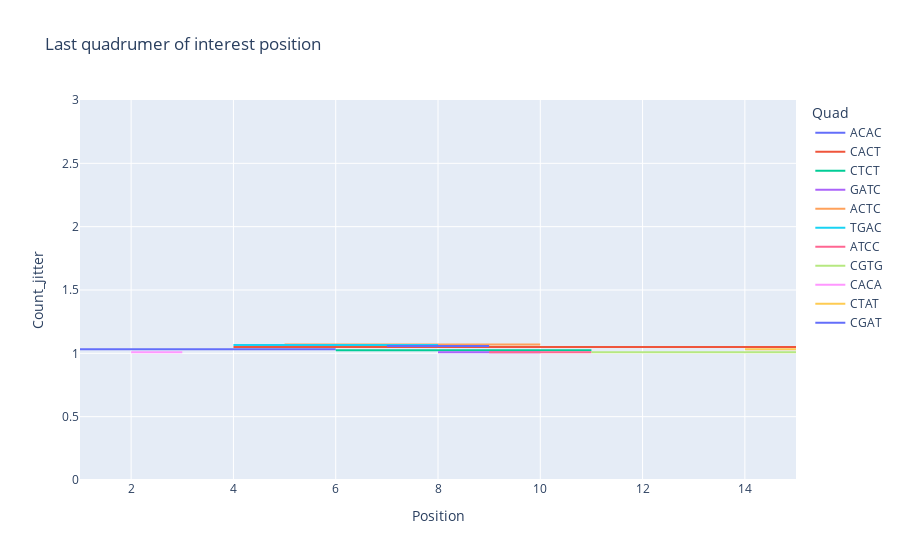

The notebook cell saved with this chart:
### Code cell
last_position = pd.DataFrame()
for seq in last_5['Sequence']:
    last_position = last_position.append(quadrumer_with_position(seq),ignore_index=True)

for i in last_5_quadrumers_of_interest['Quad']:
    temp = last_position[last_position['Quadrumer']==i]
    temp_plot = temp['Position'].value_counts().to_frame().reset_index().rename(columns={'Position':'Count','index':'Position'})
    temp_plot['Count_jitter'] = temp_plot['Count'] + np.random.random_sample()*0.08
    sns.lineplot(x='Position',y='Count_jitter',data=temp_plot, label=i, marker="o")
plt.title('last quadrumer of interest position');


last_position_plot = pd.DataFrame()

for i in last_5_quadrumers_of_interest['Quad']:
    temp = last_position[last_position['Quadrumer']==i]
    temp_plot = temp['Position'].value_counts().to_frame().reset_index().rename(columns={'Position':'Count','index':'Position'}).sort_values('Position')
    temp_plot['Count_jitter'] = temp_plot['Count'] + np.random.random_sample()*0.08
    temp_plot['Quad'] = [i for x in range(len(temp_plot))]
    last_position_plot = last_position_plot.append(temp_plot)
    
fig = px.line(last_position_plot, x="Position", y="Count_jitter",color='Quad',title='Last quadrumer of interest position')
fig.update_layout(yaxis_range=[0,3])
fig.show()

### Figure 1 — Plotly figure (JSON) as saved in the notebook; plotly's stock layout.template omitted (floating-point values rounded to 4 significant figures)
{"data": [{"hovertemplate": "Quad=ACAC<br>Position=%{x}<br>Count_jitter=%{y}<extra></extra>", "legendgroup": "ACAC", "line": {"color": "#636efa", "dash": "solid"}, "mode": "lines", "name": "ACAC", "orientation": "v", "showlegend": true, "type": "scatter", "x": [1, 2, 3, 6], "xaxis": "x", "y": [1.033, 1.033, 1.033, 1.033], "yaxis": "y"}, {"hovertemplate": "Quad=CACT<br>Position=%{x}<br>Count_jitter=%{y}<extra></extra>", "legendgroup": "CACT", "line": {"color": "#EF553B", "dash": "solid"}, "mode": "lines", "name": "CACT", "orientation": "v", "showlegend": true, "type": "scatter", "x": [4, 13, 15], "xaxis": "x", "y": [1.05, 1.05, 1.05], "yaxis": "y"}, {"hovertemplate": "Quad=CTCT<br>Position=%{x}<br>Count_jitter=%{y}<extra></extra>", "legendgroup": "CTCT", "line": {"color": "#00cc96", "dash": "solid"}, "mode": "lines", "name": "CTCT", "orientation": "v", "showlegend": true, "type": "scatter", "x": [6, 11], "xaxis": "x", "y": [1.024, 1.024], "yaxis": "y"}, {"hovertemplate": "Quad=GATC<br>Position=%{x}<br>Count_jitter=%{y}<extra></extra>", "legendgroup": "GATC", "line": {"color": "#ab63fa", "dash": "solid"}, "mode": "lines", "name": "GATC", "orientation": "v", "showlegend": true, "type": "scatter", "x": [8, 10], "xaxis": "x", "y": [1.008, 1.008], "yaxis": "y"}, {"hovertemplate": "Quad=ACTC<br>Position=%{x}<br>Count_jitter=%{y}<extra></extra>", "legendgroup": "ACTC", "line": {"color": "#FFA15A", "dash": "solid"}, "mode": "lines", "name": "ACTC", "orientation": "v", "showlegend": true, "type": "scatter", "x": [5, 10], "xaxis": "x", "y": [1.069, 1.069], "yaxis": "y"}, {"hovertemplate": "Quad=TGAC<br>Position=%{x}<br>Count_jitter=%{y}<extra></extra>", "legendgroup": "TGAC", "line": {"color": "#19d3f3", "dash": "solid"}, "mode": "lines", "name": "TGAC", "orientation": "v", "showlegend": true, "type": "scatter", "x": [4, 8], "xaxis": "x", "y": [1.065, 1.065], "yaxis": "y"}, {"hovertemplate": "Quad=ATCC<br>Position=%{x}<br>Count_jitter=%{y}<extra></extra>", "legendgroup": "ATCC", "line": {"color": "#FF6692", "dash": "solid"}, "mode": "lines", "name": "ATCC", "orientation": "v", "showlegend": true, "type": "scatter", "x": [9, 11], "xaxis": "x", "y": [1.008, 1.008], "yaxis": "y"}, {"hovertemplate": "Quad=CGTG<br>Position=%{x}<br>Count_jitter=%{y}<extra></extra>", "legendgroup": "CGTG", "line": {"color": "#B6E880", "dash": "solid"}, "mode": "lines", "name": "CGTG", "orientation": "v", "showlegend": true, "type": "scatter", "x": [11, 15], "xaxis": "x", "y": [1.009, 1.009], "yaxis": "y"}, {"hovertemplate": "Quad=CACA<br>Position=%{x}<br>Count_jitter=%{y}<extra></extra>", "legendgroup": "CACA", "line": {"color": "#FF97FF", "dash": "solid"}, "mode": "lines", "name": "CACA", "orientation": "v", "showlegend": true, "type": "scatter", "x": [2, 3], "xaxis": "x", "y": [1.008, 1.008], "yaxis": "y"}, {"hovertemplate": "Quad=CTAT<br>Position=%{x}<br>Count_jitter=%{y}<extra></extra>", "legendgroup": "CTAT", "line": {"color": "#FECB52", "dash": "solid"}, "mode": "lines", "name": "CTAT", "orientation": "v", "showlegend": true, "type": "scatter", "x": [14, 15], "xaxis": "x", "y": [1.033, 1.033], "yaxis": "y"}, {"hovertemplate": "Quad=CGAT<br>Position=%{x}<br>Count_jitter=%{y}<extra></extra>", "legendgroup": "CGAT", "line": {"color": "#636efa", "dash": "solid"}, "mode": "lines", "name": "CGAT", "orientation": "v", "showlegend": true, "type": "scatter", "x": [7, 9], "xaxis": "x", "y": [1.058, 1.058], "yaxis": "y"}], "layout": {"legend": {"title": {"text": "Quad"}, "tracegroupgap": 0}, "title": {"text": "Last quadrumer of interest position"}, "xaxis": {"anchor": "y", "domain": [0, 1], "title": {"text": "Position"}}, "yaxis": {"anchor": "x", "domain": [0, 1], "range": [0, 3], "title": {"text": "Count_jitter"}}}}
